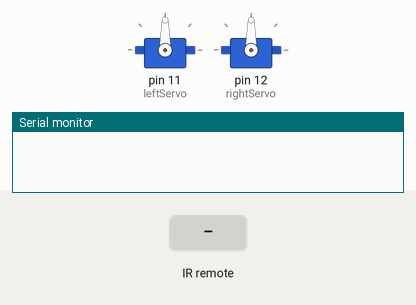
Simulated run of this sketch. Board: Arduino Uno, built with avr-gcc and run on an emulated ATmega328P. On the bench: 2 × servo, the last lines printed to the serial monitor. The inputs (shaded band) are chosen by the test bench.

Above: at 1.2 s.
1.3 s: infrared code 0xBA45FF00 received
At 1.7 s:
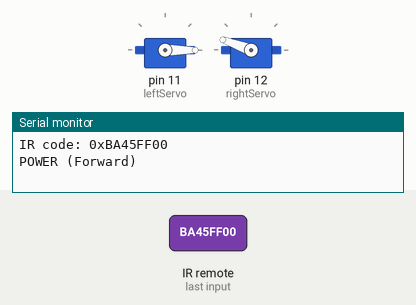
Timing chart, 0 to 4.3 s (numbered marks = the images above; inputs shaded):
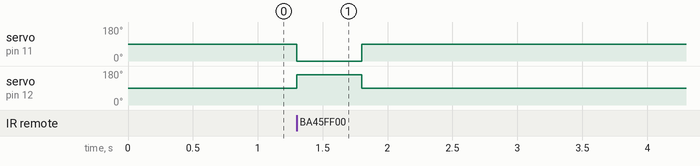

The sketch:

UpgradedReciever.ino
```cpp
#include <Servo.h>
#include <IRremote.h>

Servo leftServo;
Servo rightServo;

int receiver = 10;
uint32_t last_decodedRawData = 0;

IRrecv irrecv(receiver); // Create IR receiver object
decode_results results;

void translateIR() {
  // If it's a repeat signal, use last known code
  if (irrecv.decodedIRData.flags & IRDATA_FLAGS_IS_REPEAT) {
    Serial.println("REPEAT signal");
    irrecv.decodedIRData.decodedRawData = last_decodedRawData;
  } else {
    Serial.print("IR code: 0x");
    Serial.println(irrecv.decodedIRData.decodedRawData, HEX);
    last_decodedRawData = irrecv.decodedIRData.decodedRawData;
  }

  // Handle IR commands
  switch (irrecv.decodedIRData.decodedRawData) {
    case 0xBA45FF00: // POWER button
      Serial.println("POWER (Forward)");
      leftServo.write(0);  // full forward
      rightServo.write(160);   // opposite direction forward
      delay(500);            // move a bit

      // stop both at the same time
      leftServo.write(90);
      rightServo.write(90);

      break;


    default:
      Serial.println("Other button pressed (No action)");
      break;
  }

  delay(250); // Delay to avoid repeated fast input
}


void setup() {
  leftServo.attach(11);
  rightServo.attach(12);
  Serial.println("System ready...");

  Serial.begin(9600);
  irrecv.enableIRIn();
}


void loop() {
  // both forward
            // stay still


  if (irrecv.decode()) {
    translateIR();
    irrecv.resume(); // Receive next IR signal
  }
  // repeat
}
```

Measured:
- after the input at 1.3 s, servo on pin 11 (leftServo): 90° → 0° at once, → 90° 0.50 s later; servo on pin 12 (rightServo): 90° → 160° at once, → 90° 0.50 s later
